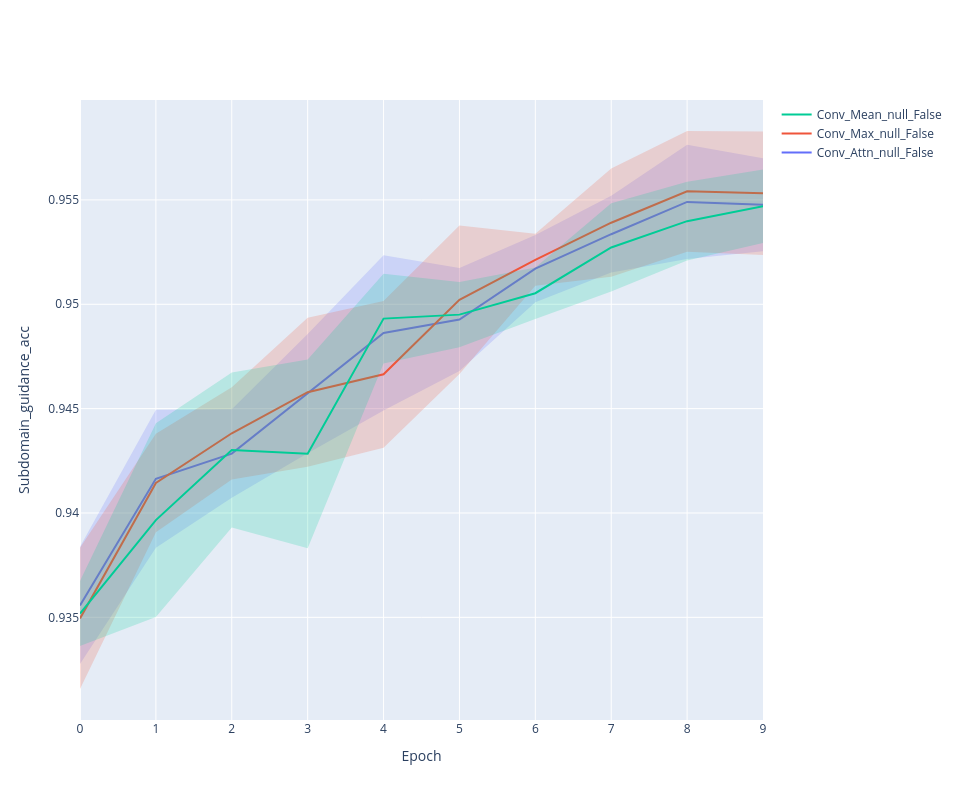

Source (notebook cell):
### Code cell
line_plot(history, 'subdomain_guidance_acc')

### Figure 1 — Plotly figure (JSON) as saved in the notebook; plotly's stock layout.template omitted (floating-point values rounded to 4 significant figures)
{"data": [{"line": {"color": "#636EFA"}, "mode": "lines", "name": "Conv_Attn_null_False", "type": "scatter", "x": [0, 1, 2, 3, 4, 5, 6, 7, 8, 9], "y": [0.9356, 0.9416, 0.9428, 0.9457, 0.9486, 0.9493, 0.9517, 0.9534, 0.9549, 0.9548]}, {"line": {"width": 0}, "marker": {"color": "#444"}, "mode": "lines", "showlegend": false, "type": "scatter", "x": [0, 1, 2, 3, 4, 5, 6, 7, 8, 9], "y": [0.9384, 0.9449, 0.945, 0.9486, 0.9523, 0.9517, 0.9533, 0.9552, 0.9576, 0.957]}, {"fill": "tonexty", "fillcolor": "rgba(99, 110, 250,0.2)", "line": {"width": 0}, "marker": {"color": "#444"}, "mode": "lines", "showlegend": false, "type": "scatter", "x": [0, 1, 2, 3, 4, 5, 6, 7, 8, 9], "y": [0.9328, 0.9383, 0.9407, 0.9429, 0.9449, 0.9468, 0.9501, 0.9515, 0.9522, 0.9525]}, {"line": {"color": "#EF553B"}, "mode": "lines", "name": "Conv_Max_null_False", "type": "scatter", "x": [0, 1, 2, 3, 4, 5, 6, 7, 8, 9], "y": [0.9349, 0.9414, 0.9438, 0.9458, 0.9466, 0.9502, 0.9521, 0.9539, 0.9554, 0.9553]}, {"line": {"width": 0}, "marker": {"color": "#444"}, "mode": "lines", "showlegend": false, "type": "scatter", "x": [0, 1, 2, 3, 4, 5, 6, 7, 8, 9], "y": [0.9383, 0.9438, 0.946, 0.9494, 0.9502, 0.9538, 0.9534, 0.9565, 0.9583, 0.9583]}, {"fill": "tonexty", "fillcolor": "rgba(239, 85, 59,0.2)", "line": {"width": 0}, "marker": {"color": "#444"}, "mode": "lines", "showlegend": false, "type": "scatter", "x": [0, 1, 2, 3, 4, 5, 6, 7, 8, 9], "y": [0.9316, 0.9391, 0.9416, 0.9422, 0.9431, 0.9467, 0.9509, 0.9513, 0.9525, 0.9524]}, {"line": {"color": "#00CC96"}, "mode": "lines", "name": "Conv_Mean_null_False", "type": "scatter", "x": [0, 1, 2, 3, 4, 5, 6, 7, 8, 9], "y": [0.9352, 0.9397, 0.943, 0.9428, 0.9493, 0.9495, 0.9505, 0.9527, 0.954, 0.9547]}, {"line": {"width": 0}, "marker": {"color": "#444"}, "mode": "lines", "showlegend": false, "type": "scatter", "x": [0, 1, 2, 3, 4, 5, 6, 7, 8, 9], "y": [0.9367, 0.9443, 0.9467, 0.9474, 0.9515, 0.9511, 0.9518, 0.9548, 0.9559, 0.9565]}, {"fill": "tonexty", "fillcolor": "rgba(0, 204, 150,0.2)", "line": {"width": 0}, "marker": {"color": "#444"}, "mode": "lines", "showlegend": false, "type": "scatter", "x": [0, 1, 2, 3, 4, 5, 6, 7, 8, 9], "y": [0.9336, 0.935, 0.9393, 0.9383, 0.9472, 0.9479, 0.9493, 0.9506, 0.9521, 0.9529]}], "layout": {"height": 800, "width": 960, "xaxis": {"title": {"text": "Epoch"}}, "yaxis": {"title": {"text": "Subdomain_guidance_acc"}}}}
